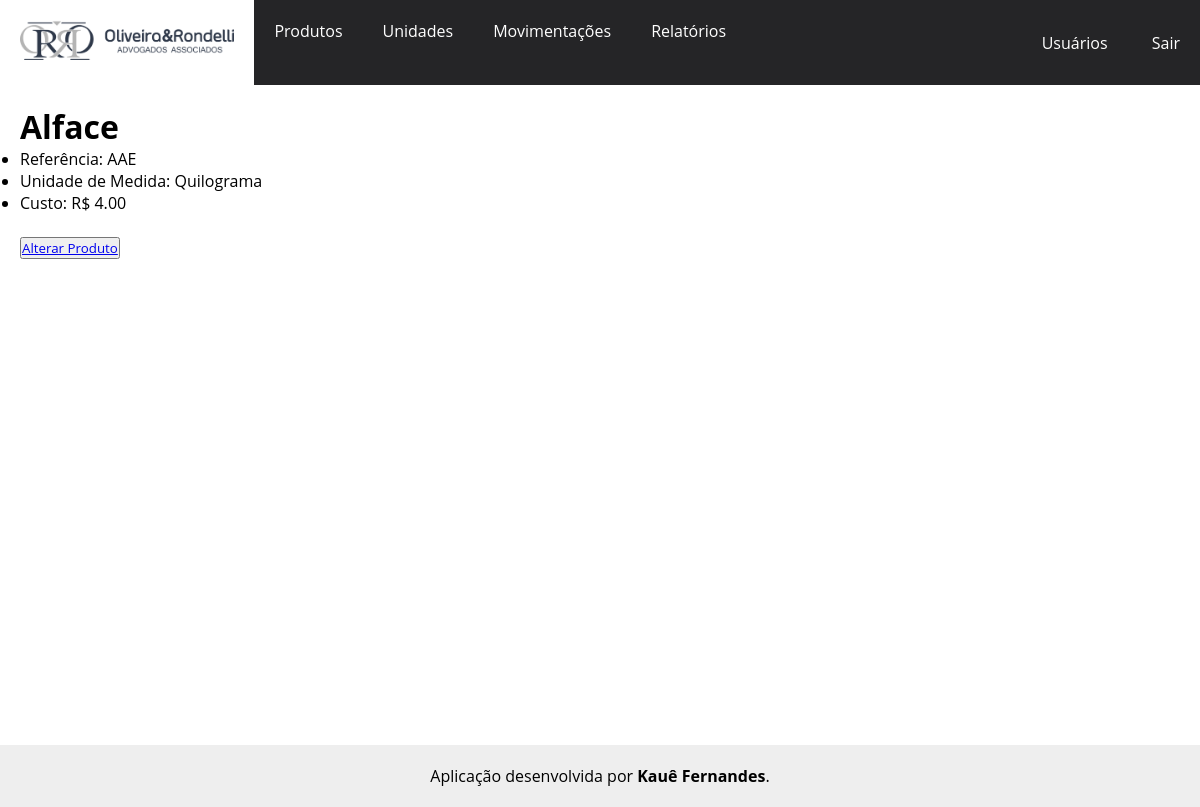
The app's page /produtos/produto/6/ (signed in) with its own data.
### produtos/models.py (models this page shows, shortened)
class Produtos(models.Model):
    pro_referencia = models.CharField('Referência', max_length=20, default='SEM-REF')                           # Referência do produto
    pro_descricao = models.TextField('Descrição')                                                               # Descrição do produto
    pro_unidade = models.ForeignKey(Unidades, on_delete=models.PROTECT, verbose_name='Unidade', default=1)      # Chave estrangeira referenciando a unidade da tabela Unidades
    pro_custo_medio = models.DecimalField('movimentacoes.Movimentacao', decimal_places=2, max_digits=10)                        # Custo médio
    pro_saldo = models.IntegerField('Saldo', default=0)                                                         # Saldo do produto no estoque
    pro_data_adicionada = models.DateTimeField(auto_now_add=True)                                               # Data em que o produto foi adicionado
    pro_data_modificado = models.DateTimeField(auto_now=True)                                                   # Data em que o produto foi modificado
    def custo_medio(self):
        from movimentacoes.models import Movimentacao
        entradas = Movimentacao.objects.filter(mov_produto=self, mov_tipo='E', mov_custo__gt=0)
        if not entradas.exists():
            return 0
        total_financeiro = 0
        total_quantidade = 0
        for movimentacao in entradas:
            total_financeiro += (movimentacao.mov_quantidade * movimentacao.mov_custo)
            total_quantidade = (movimentacao.mov_quantidade)
        if total_quantidade > 0:
            return total_financeiro / total_quantidade
        else:
            return 0
    class Meta:
        verbose_name = 'Produto'
        verbose_name_plural = 'Produtos'
        ordering = ['-pro_descricao']

class Unidades(models.Model):
    uni_nome = models.CharField('Nome', max_length=10)                  # Nome da unidade
    uni_sigla = models.CharField('Sigla', max_length=5)                 # Sigla da unidade
    uni_data_adicionada = models.DateTimeField(auto_now_add=True)       # Data em que a unidade foi adicionada
    uni_data_modificado = models.DateTimeField(auto_now=True)           # Data em que a unidade foi modificada
    def __str__(self):
        return self.uni_nome
    class Meta:
        verbose_name = 'Unidade'
        verbose_name_plural = 'Unidades'
        ordering = ['-uni_nome']

### movimentacoes/models.py (models this page shows, shortened)
class Movimentacao(models.Model):
    TIPO_MOVIMENTACAO = [
        ('E', 'Entrada'),
        ('S', 'Saída')
    ]
    mov_produto = models.ForeignKey(Produtos, on_delete=models.PROTECT, related_name='movimentacoes', verbose_name='Produto')   # Chave estrangeira referenciando o produto da tabela Produtos
    mov_usuario = models.ForeignKey(User, on_delete=models.PROTECT, verbose_name='Usuário')                                     # Chave estrangeira referenciando o usuário da tabela Usuários
    mov_quantidade = models.PositiveIntegerField('Quantidade relativa à Unidade de Medida')                                     # Quantidade da movimentação
    mov_tipo = models.CharField('Tipo de Movimentação', max_length=1, choices=TIPO_MOVIMENTACAO)                                # Tipo da movimentação
    mov_saldo_movimento = models.IntegerField('Saldo no momento:', editable=False, null=True)                                   # Saldo do produto após movimentação
    mov_custo = models.DecimalField('Valor da Compra', max_digits=10, decimal_places=2, null=True, blank=True)                   # Preço do produto que está entrando
    mov_data_adicionada = models.DateTimeField(auto_now_add=True)                                                               # Data que foi adicionada
    class Meta:
        verbose_name = 'Movimentação'
        verbose_name_plural = 'Movimentações'
        ordering = ['-mov_data_adicionada']

### produtos/views.py (the view)
# urls.py: path('produto/<id>/', views.visualiza_produto, name='produto'),                     # Caminho para a página de um produto específico
@login_required
def visualiza_produto(request, id):
    produto = Produtos.objects.get(id = id)
    context = {'produto': produto}
    return render(request, 'produtos/produto.html', context)

### produtos/templates/produtos/produto.html (shortened to what this page needs)
<!DOCTYPE html>
{% extends "core/base.html" %}
    {% block content %}
        <h1>{{ produto.pro_descricao }}</h1>
        <ul>
            <li>Referência: {{ produto.pro_referencia }}</li>
            <li>Unidade de Medida: {{ produto.pro_unidade }}</li>
            <li>Custo: R$ {{ produto.custo_medio|floatformat:2 }}</li>
        </ul>
        <br>
        <button><a href="{% url 'alterar_produto' produto.id %}">Alterar Produto</a></button>
    {% endblock content %}

### static/css/style.css (style rules this page uses)
* { margin: 0; padding: 0; box-sizing: border-box; font-family: 'Open Sans', sans-serif; }

### records on screen
Produtos: pro_descricao "Alface", pro_referencia "AAE", pro_unidade "Quilograma", custo_medio "4.00"
